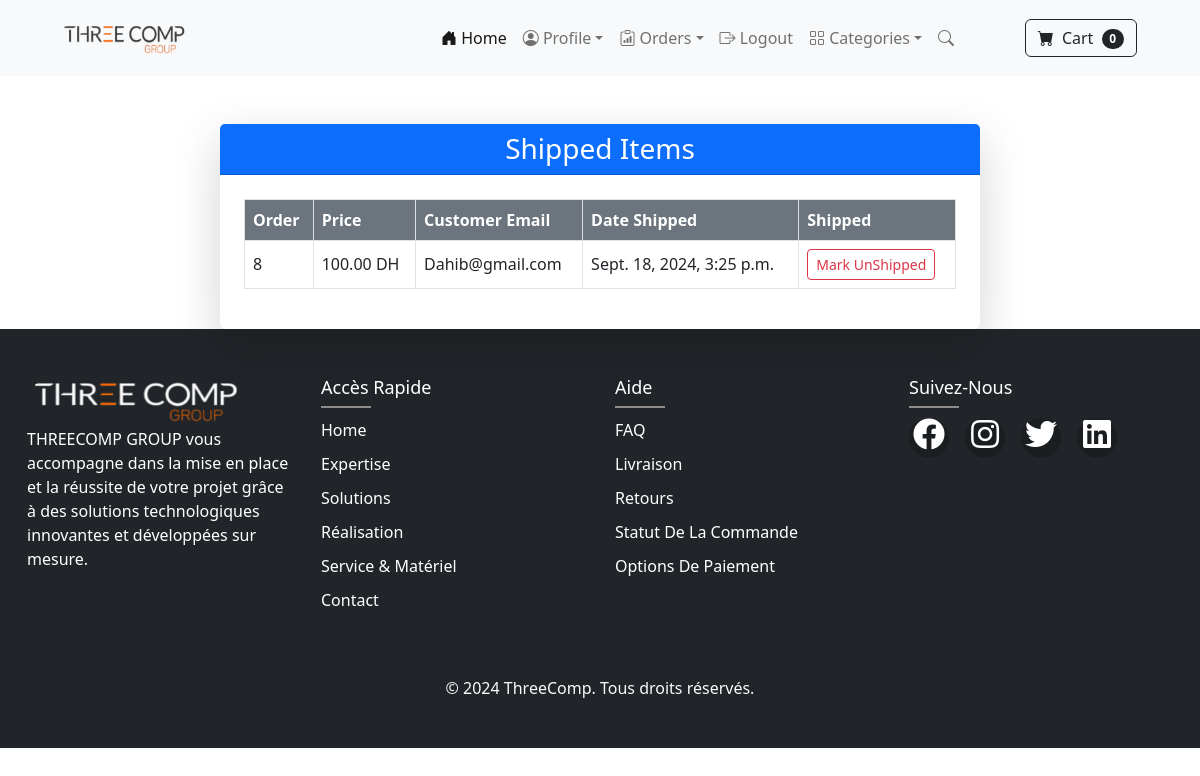
The page /payment/shipped_dash (signed in) on the database its author committed.
### payment/models.py (models this page shows, shortened)
class Order(models.Model):
    user = models.ForeignKey(User, on_delete=models.CASCADE, null=True, blank=True)
    full_name = models.CharField(max_length=250)
    email = models.EmailField(max_length=250)
    shipping_address = models.TextField(max_length=1500)
    amount_paid = models.DecimalField(max_digits=7, decimal_places=2)
    date_ordered = models.DateTimeField(auto_now_add=True)
    shipped = models.BooleanField(default=False)
    date_shipped = models.DateTimeField( null=True, blank=True)

### payment/views.py (the view, shortened to what this page needs)
# urls.py: path('shipped_dash',views.shipped_dash,name='shipped_dash'),
def shipped_dash(request):
    if request.user.is_authenticated and request.user.is_superuser:
        orders = Order.objects.filter(shipped=True)
        return render(request, 'payment/shipped_dash.html', {'orders': orders})
    else:
        messages.success(request, "Access Denied !!")
        return redirect('base')

### cart/cart.py (called while the page is built)
    def __len__(self):
        return len(self.cart)

### cart/context_processors.py (called while the page is built)
def cart(request):
    return {'cart': Cart(request)}

### payment/templates/payment/shipped_dash.html (shortened to what this page needs)
{% extends 'Ecom/base.html' %}
{% load static %}
{% block content %}
<div class="container mt-5">
    <div class="row justify-content-center">
        <div class="col-lg-8">
            <div class="card shadow-lg border-0">
                <div class="card-header bg-primary text-white text-center">
                    <h3 class="mb-0">Shipped Items</h3>
                </div>
                <div class="card-body p-4">
                    <table class="table table-hover table-bordered">
                        <thead class="bg-secondary text-white">
                            <tr>
                                <th scope="col">Order</th>
                                <th scope="col">Price</th>
                                <th scope="col">Customer Email</th>
                                <th scope="col">Date Shipped</th>
                                <th scope="col">Shipped</th>
                            </tr>
                        </thead>
                        <tbody>
                            {% for item in orders %}
                            <tr class="align-middle">
                                <td><a href="{% url 'orders' item.id %}" class="text-decoration-none text-dark">{{ item.id }}</a></td>
                                <td>{{ item.amount_paid }} DH</td>
                                <td>{{ item.email }}</td>
                                <td>{{ item.date_shipped }}</td>
                                <td>
                                    <form method="post">
                                        <button type="submit" class="btn btn-sm btn-outline-danger">Mark UnShipped</button>
                                    </form>
                                </td>
                            </tr>
                            {% empty %}
                            <tr>
                                <td colspan="5" class="text-center text-muted">No shipped items found.</td>
                            </tr>
                            {% endfor %}
                        </tbody>
                    </table>
                </div>
            </div>
        </div>
    </div>
</div>
{% endblock content %}

### rows shown on the page
Order: id "8", amount_paid "100.00", email "Dahib@gmail.com", date_shipped "Sept. 18, 2024, 3:25 p.m."

### other values the page prints
{{ cart|length }} "0"
